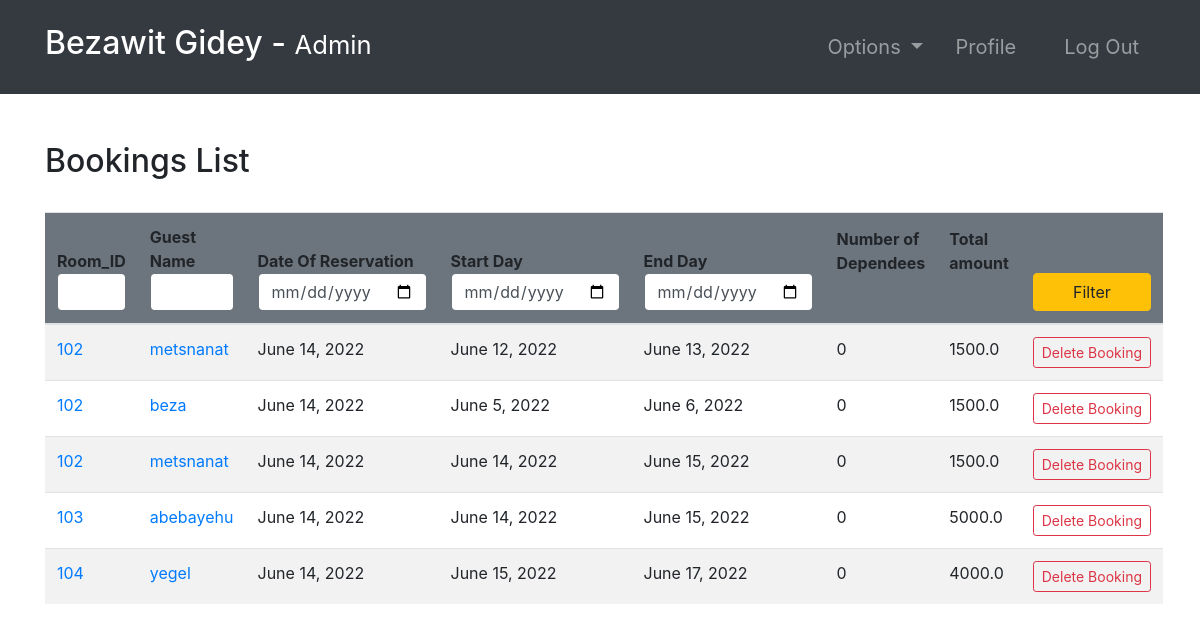
Page /bookings/ (signed in) on the committed database.
### room/models.py (models this page shows, shortened)
class Booking(models.Model):
    roomNumber = models.ForeignKey(Room, on_delete=models.CASCADE)
    guest = models.ForeignKey(Guest, null=True, on_delete=models.CASCADE)
    dateOfReservation = models.DateField(default=timezone.now)
    startDate = models.DateField()
    endDate = models.DateField()
    def numOfDep(self):
        return Dependees.objects.filter(booking=self).count()

class Room(models.Model):
    ROOM_TYPES = (
        ('King', 'King'),
        ('Luxury', 'Luxury'),
        ('Normal', 'Normal'),
        ('Economic', 'Economic'),
    )
    number = models.IntegerField(primary_key=True)
    capacity = models.SmallIntegerField()
    numberOfBeds = models.SmallIntegerField()
    roomType = models.CharField(max_length=20, choices=ROOM_TYPES)
    price = models.FloatField()
    statusStartDate = models.DateField(null=True)
    statusEndDate = models.DateField(null=True)

### accounts/models.py (models this page shows, shortened)
class Guest(models.Model):
    user = models.OneToOneField(User, null=True, on_delete=models.CASCADE)
    phoneNumber = PhoneNumberField(unique=True)

### room/views.py (the view, shortened to what this page needs)
# urls.py: path('bookings/', bookings, name="bookings"),
@login_required(login_url='login')
def bookings(request):
    import datetime
    role = str(request.user.groups.all()[0])
    path = role + "/"
    bookings = Booking.objects.all()
    totals = {}  # <booking : total>
    for booking in bookings:
        start_date = datetime.datetime.strptime(
            str(booking.startDate), "%Y-%m-%d")
        end_date = datetime.datetime.strptime(str(booking.endDate), "%Y-%m-%d")
        numberOfDays = abs((end_date-start_date).days)
        price = Room.objects.get(number=booking.roomNumber.number).price
        total = price * numberOfDays
        totals[booking] = total
    context = {
        "role": role,
        'bookings': bookings,
        'totals': totals
    }
    return render(request, path + "bookings.html", context)

### Templates/admin/bookings.html
{% extends '../index.html' %}
{% block context %}
{% include '../common_pages/bookings.html' %}
{% endblock %}

### Templates/index.html
{% include 'incs/head.html' %}
<body>
    {% include 'incs/nav.html' %}
    {% block context %}
    {% endblock %}
</body>
</html>

### Templates/incs/head.html (shortened to what this page needs)
{% load static %}
<!DOCTYPE html>
<html lang="en">
<head>
    <link rel="stylesheet" type="text/css" href="{% static '/css/main.css' %}">
    <link rel="stylesheet" href="https://stackpath.bootstrapcdn.com/bootstrap/4.4.1/css/bootstrap.min.css"
>
</head>

### Templates/incs/nav.html (shortened to what this page needs)
<nav class="navbar navbar-dark bg-dark navbar-expand-lg py-3 " role="navigation">
    <div class="container">
        <a href="" class="navbar-brand">
            <h2 class="text-capitalize">
                {{ request.user.first_name }} {{ request.user.last_name }} -
                <small>
                    {{ role }}
                </small>
            </h2>
        </a>
        <div class="collapse navbar-collapse" id="navbarTags">
            <ul class="navbar-nav ml-auto">
                <li class="nav-item dropdown p-2">
                    <a class="nav-link dropdown-toggle" href="#" id="navbarDropdown" role="button"
                        data-toggle="dropdown" aria-haspopup="true" aria-expanded="false">
                        Options
                    </a>
                </li>
                <li class="nav-item mr-3 p-2">
                    {% if role == 'staff' or role == 'receptionist' or role == 'admin' or role == 'manager' %}
                    <a href="{% url 'employee-profile' user.id %}" class="nav-link">Profile</a>
                    {% endif %}
                </li>
                <li class="nav-item p-2 ">
                    <a href="{% url 'logout' %}" class="nav-link">Log Out</a>
                </li>
            </ul>
        </div>
    </div>
</nav>

### Templates/common_pages/bookings.html (shortened to what this page needs)
<div class="container py-5">
    <div class="table-header row">
        <div class="col-sm-12 col-md-12 col-lg-4 mb-4">
            <h2>Bookings List</h2>
        </div>
    </div>
    <table class="table table-hover table-striped">
        <thead class="bg-secondary rounded">
            <tr>
                <form action="" method="POST">
                    <th>Room_ID<input type="number" min="0" name="number" value="{{number}}"
                            class="form-control border border-secondary"></th>
                    <th>Guest Name<input type="text" name="name" value="{{name}}"
                            class="form-control border border-secondary"></th>
                    <th>Date Of Reservation<input type="date" name="rez" value="{{rez}}"
                            class="form-control border border-secondary"></th>
                    <th>Start Day<input type="date" name="fd" value="{{fd}}"
                            class="form-control border border-secondary"></th>
                    <th>End Day<input type="date" name="ed" value="{{ed}}" class="form-control border border-secondary">
                    </th>
                    <th class="pb-5">Number of Dependees</th>
                    <th class="pb-5">Total amount</th>
                    <th><button type="submit" name="filter" class="btn btn-warning w-100">Filter</button></th>
                </form>
            </tr>
        </thead>
        <tbody>
            {% for b in bookings %}
            <tr>
                <td><a href="{% url 'room-profile' b.roomNumber.number %}">{{b.roomNumber.number}}</a></td>
                <td><a href="{% url 'guest-profile' b.guest.user.id %}">{{b.guest.user.first_name}}</a></td>
                <td>{{ b.dateOfReservation }}</td>
                <td>{{ b.startDate }}</td>
                <td>{{ b.endDate }}</td>
                <td>{{ b.numOfDep }}</td>
                <td>
                    {% for key, value in totals.items %}
                    {% if key == b %}
                    {{ value }}
                    {% endif %}
                    {% endfor %}
                </td>
                {% if role == "admin" or role == 'manager' %}
                <td> <a href="{% url 'deleteBooking' b.id %}"
                        class="btn btn-sm btn-outline-danger">Delete&nbsp;Booking</a></td>
                {% endif %}
            </tr>
            {% endfor %}
        </tbody>
    </table>
</div>

### static/css/main.css (style rules this page uses)
* { margin: 0; padding: 0; -webkit-font-smoothing: antialiased; }
body { position: relative; }
nav .nav-item { font-size: 20px; }

### rows in the picture
Booking: roomNumber.number "102", guest.user.first_name "metsnanat", dateOfReservation "June 14, 2022", startDate "June 12, 2022", endDate "June 13, 2022", numOfDep "0", value "1500.0"
Booking: roomNumber.number "102", guest.user.first_name "beza", dateOfReservation "June 14, 2022", startDate "June 5, 2022", endDate "June 6, 2022", numOfDep "0", value "1500.0"
Booking: roomNumber.number "102", guest.user.first_name "metsnanat", dateOfReservation "June 14, 2022", startDate "June 14, 2022", endDate "June 15, 2022", numOfDep "0", value "1500.0"
Booking: roomNumber.number "103", guest.user.first_name "abebayehu", dateOfReservation "June 14, 2022", startDate "June 14, 2022", endDate "June 15, 2022", numOfDep "0", value "5000.0"
Booking: roomNumber.number "104", guest.user.first_name "yegel", dateOfReservation "June 14, 2022", startDate "June 15, 2022", endDate "June 17, 2022", numOfDep "0", value "4000.0"

### other values in the picture
{{ request.user.first_name }} "Bezawit"
{{ request.user.last_name }} "Gidey"
{{ role }} "Admin"
